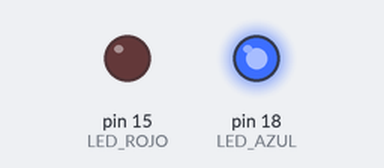
Bench run of a sketch on a simulated Arduino Uno, built with avr-gcc and run on an emulated ATmega328P. Shown: output pins drawn as LEDs (lit = HIGH).

Above: at 0.3 s.
At 5.1 s:
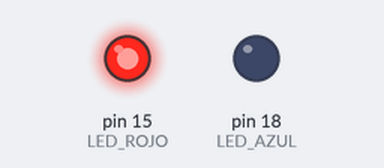
Timing chart, 0 to 8.2 s (numbered marks = the images above):
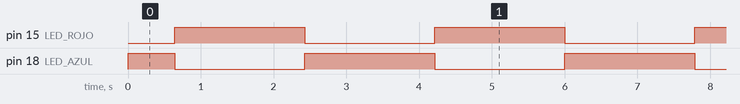

The sketch:

08_fade.ino
```cpp
#define LED_ROJO 15
#define LED_AZUL 18

void setup() {
  // put your setup code here, to run once:
  pinMode(LED_ROJO, OUTPUT);
  pinMode(LED_AZUL, OUTPUT);
}

void loop() {
  // put your main code here, to run repeatedly:
  /*
  digitalWrite(LED_ROJO, HIGH);
  delay(1000);
  digitalWrite(LED_ROJO, LOW);
  delay(1000);
  */
  for (int i = 0; i <= 255; i++) {

    analogWrite(LED_ROJO, i);
    analogWrite(LED_AZUL, 255 - i);
    delay(5);
  }
  delay(500);
  for (int i = 255; i >= 0; i--) {

    analogWrite(LED_ROJO, i);
    analogWrite(LED_AZUL, 255 - i);
    delay(5);
  }
  delay(500);
}
```

Measured:
- by itself, pin 15 (LED_ROJO): alternates HIGH for 1.8 s and LOW for 1.8 s
- by itself, pin 18 (LED_AZUL): repeats every 3.6 s: LOW 1.8 s, HIGH 1.8 s
